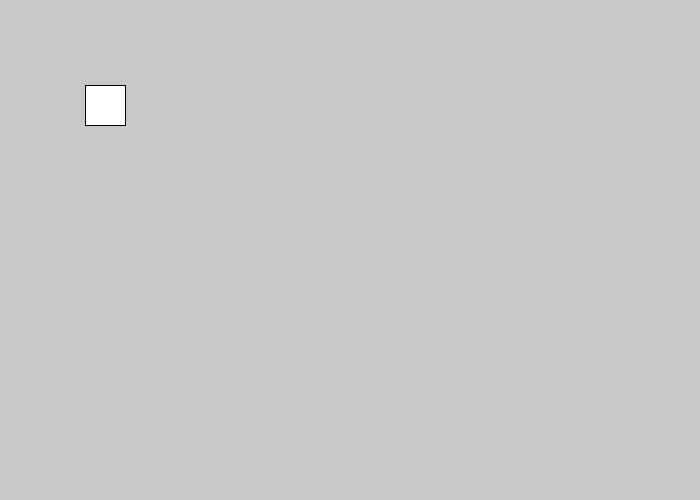
Frame 1 (no input)
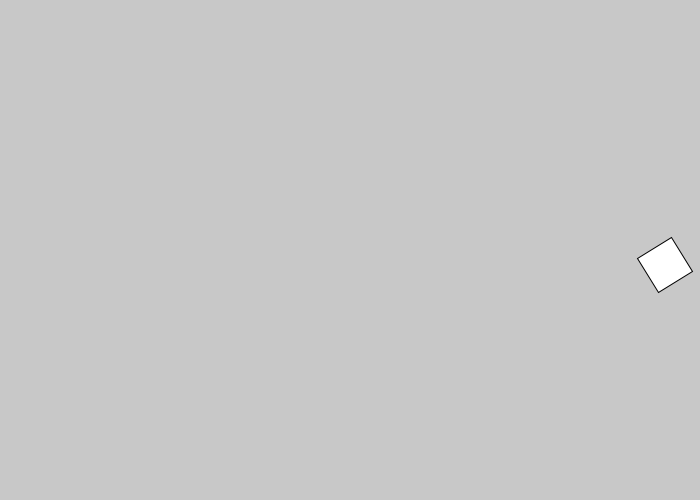
Frame 60 (the mouse pressed at the canvas centre just before this capture)
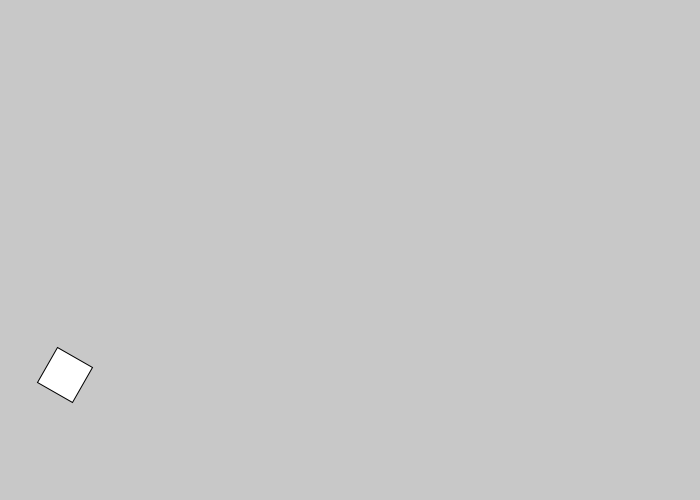
Frame 120 (the mouse held since frame 60 and released just before this capture)

The Processing sketch that drew these frames (run headless with seeded random() and noise(); from frame 60 on, the mouse is pressed at the canvas centre):

// Processing sketch: rotate_test
// ── rotate_test.pde
boolean left , right;
int x , y , i , dia , speed , yspeed;
//final float constant = sqrt
void setup(){
  //fullScreen();
  size( 700, 500 );
  x = 100; y = 100;
  i = 0;  dia = 40;
  speed = 5;yspeed = 5;
  
}
void draw(){
  //inside window check for X
  if (((x+(dia/2)) < width) && ((x-(dia/2)) > 0)){
    x += speed;  //keep going
  } else {
    speed *= -1;  //go backwards
    x += speed;  //get away from the wall
  }
  
 //inside window check for Y
  if (((y+(dia/2)) < height) && ((y-(dia/2)) > 0)){
    y += (yspeed);  //keep going
  }  else  {
    yspeed *= -1;  //go backwards
    y += yspeed;  //get away from the wall
  }
  translate(x,y);
  background(200);
  if (i < 360){
    rotate(radians(i++));
  }else {
    i=0;
  }
  rectMode(CENTER);
  rect(0,0,dia,dia);
  x+= speed; y+= yspeed;
}
